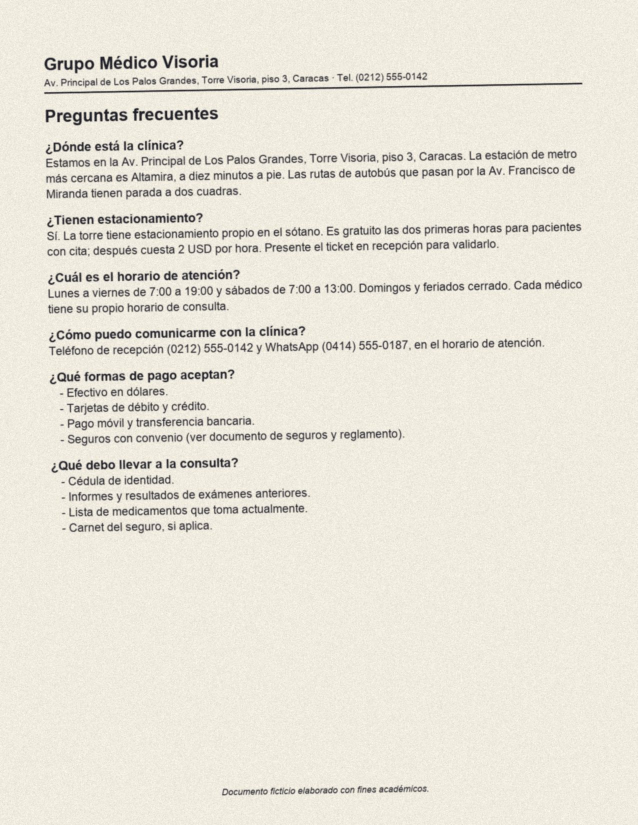
#> input picture ocr/documentos/D1_preguntas_frecuentes.jpg, 1275 x 1650 px (shown at 1/2 size)
$ python -i ocr.py   (imports and definitions only)
#> lines starting #> are read from the running program, lines starting #| are printed output that depends on the picture; after the words box and inside, x2 and y2 are one past the last pixel; in counts of white or black regions, pixels touching at a corner belong together
"""
OCR offline de los documentos de la clínica con Tesseract (spec 04, R2-R5).

Se ejecuta UNA VEZ (o al cambiar los documentos), nunca dentro de una petición del webhook:
reconocer una imagen tarda segundos y Dialogflow corta a los 5.

Uso (desde la raíz del repositorio):
    uv run python -m ocr.ocr              # OCR + regex + validación -> ocr/salida/documentos.json
    uv run python -m ocr.ocr --comparar   # efecto de cada paso del preprocesado en la calidad
"""

import difflib
import json
import sys
import time
from datetime import datetime
from pathlib import Path

import numpy as np
import pytesseract
from PIL import Image

from ocr.contenido import DOCUMENTOS, archivo
from ocr.extraccion import extraer_campos, validar_horarios, validar_tarifario

CARPETA = Path(__file__).parent
DOCUMENTOS_DIR = CARPETA / "documentos"
REFERENCIA_DIR = CARPETA / "referencia"
SALIDA = CARPETA / "salida" / "documentos.json"

IDIOMA = "spa"  # sin esto, Tesseract asume inglés y rompe los acentos
CONFIG = "--psm 6"  # un bloque de texto uniforme: funciona con tablas de una fila por médico


# Preprocesado

# [60 lines left out: functions umbral_otsu, estimar_inclinacion, tramos_rectos, quitar_lineas, engrosar, not called in this run]


PASOS = ["grises", "ampliar", "enderezar", "binarizar", "quitar_lineas"]


# [15 lines left out: function preprocesar, not called in this run]


def reconocer(ruta: Path, pasos: list[str] = PASOS) -> str:
    return pytesseract.image_to_string(preprocesar(Image.open(ruta), pasos), lang=IDIOMA, config=CONFIG)


# Calidad

def similitud(a: str, b: str) -> float:
    """Parecido entre el texto OCR y el de referencia (0-1), ignorando saltos de línea y espacios."""
    return difflib.SequenceMatcher(None, " ".join(a.split()), " ".join(b.split()), autojunk=False).ratio()


def referencia(doc_id: str) -> str:
    return (REFERENCIA_DIR / f"{archivo(doc_id)}.txt").read_text(encoding="utf-8")


# Programa

# [55 lines left out: functions procesar, comparar, not called in this run]


# [2 lines not run here, left out]

>>> from PIL import Image
>>> picture = Image.open('documentos/D1_preguntas_frecuentes.jpg')
#> picture is the input picture: PIL image 1275x1650 RGB; mean R, G, B 231.7, 227.7, 216.4
>>> result = preprocesar(picture)
#> in umbral_otsu, `histograma = np.bincount(gris.ravel(), minlength=256).astype(float)`: histograma = 256 values, max 60077 at index 235, min 0 at index 0, mean 2052.8
#> in umbral_otsu, `suma_total = np.dot(np.arange(256), histograma)`: suma_total = 119679714
#> the loop in umbral_otsu, `for t in range(256):` made 256 passes
#> after the loop in umbral_otsu, `for t in range(256):`: mejor = 1.9e+14; peso_fondo = 525525; suma_fondo = 119677722; umbral = 178
#> in estimar_inclinacion, `tinta = np.asarray(pequena) < umbral_otsu(np.asarray(pequena))`:
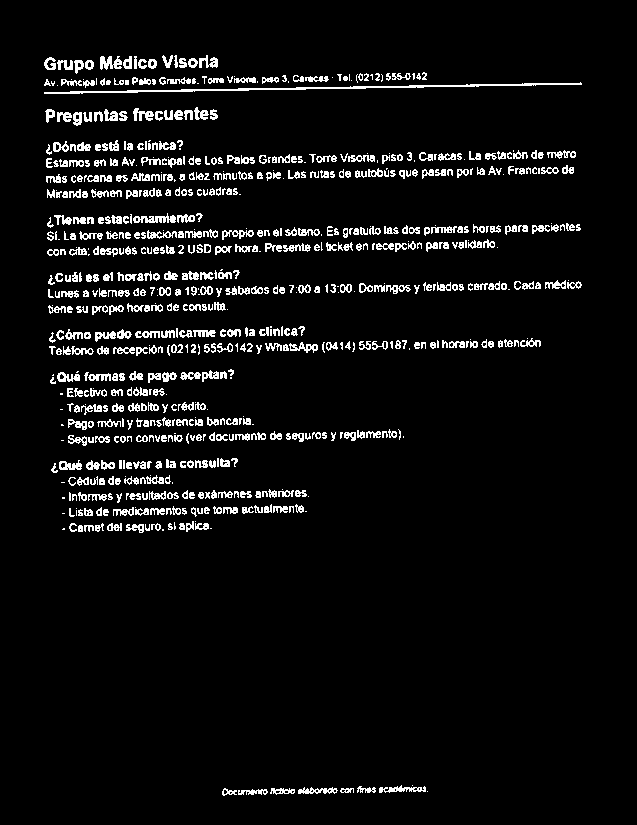
#> tinta: shape (825, 637) bool; 5.8% white in thin lines or dots, all inside (x1, y1, x2, y2) = (44, 55, 582, 796)
#> in estimar_inclinacion, `mejores = max(np.arange(-3, 3.01, 0.1), key=lambda a: np.asarray(image..`: mejores = -1
#> the loop in umbral_otsu (call 2), `for t in range(256):` made 256 passes
#> in preprocesar, `img = Image.fromarray(((gris > umbral_otsu(gris)) * 255).astype(np.uin..`: img: PIL image 2550x3300 L; 94.7% white; 1133 black regions (43 under 20 px), largest, box (x1, y1, x2, y2) and area: (199, 349, 2353, 358) 17002, (425, 211, 475, 263) 2036, (1213, 3148, 1325, 3175) 1632
#> in tramos_rectos, `acumulado = np.cumsum(np.pad(tinta, ((0, 0), (1, 0))).astype(np.int32)..`:
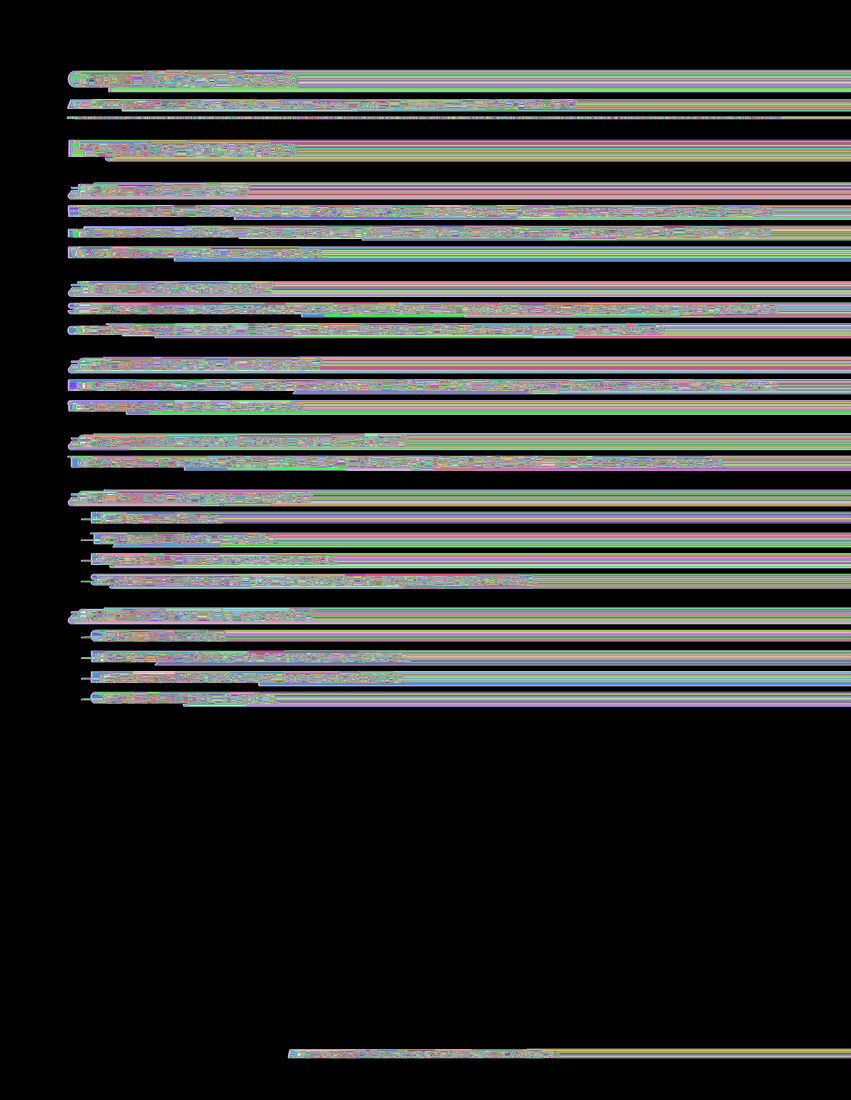
#> acumulado: shape (3300, 2551) int64 (shown at 1/3 size); 2155 distinct labels, from 0 to 2154; one colour per label, 0 black
#> in tramos_rectos, `empieza = (acumulado[:, largo:] - acumulado[:, :-largo]) == largo`: empieza: shape (3300, 2466) bool; 0.19% white; 1 white region, box (x1, y1, x2, y2) and area: (199, 349, 2269, 357) 15268
#> in tramos_rectos, `marcas[:, largo:largo + empieza.shape[1]] -= empieza`: marcas: shape (3300, 2551) int32; 3 distinct labels, from -1 to 1
#> in tramos_rectos, `return np.cumsum(marcas, axis=1)[:, :tinta.shape[1]] > 0`: returned value: shape (3300, 2550) bool; 0.19% white; 1 white region, box (x1, y1, x2, y2) and area: (199, 349, 2353, 357) 16360
#> after the loop in engrosar, `for d in range(1, pixeles + 1):`:
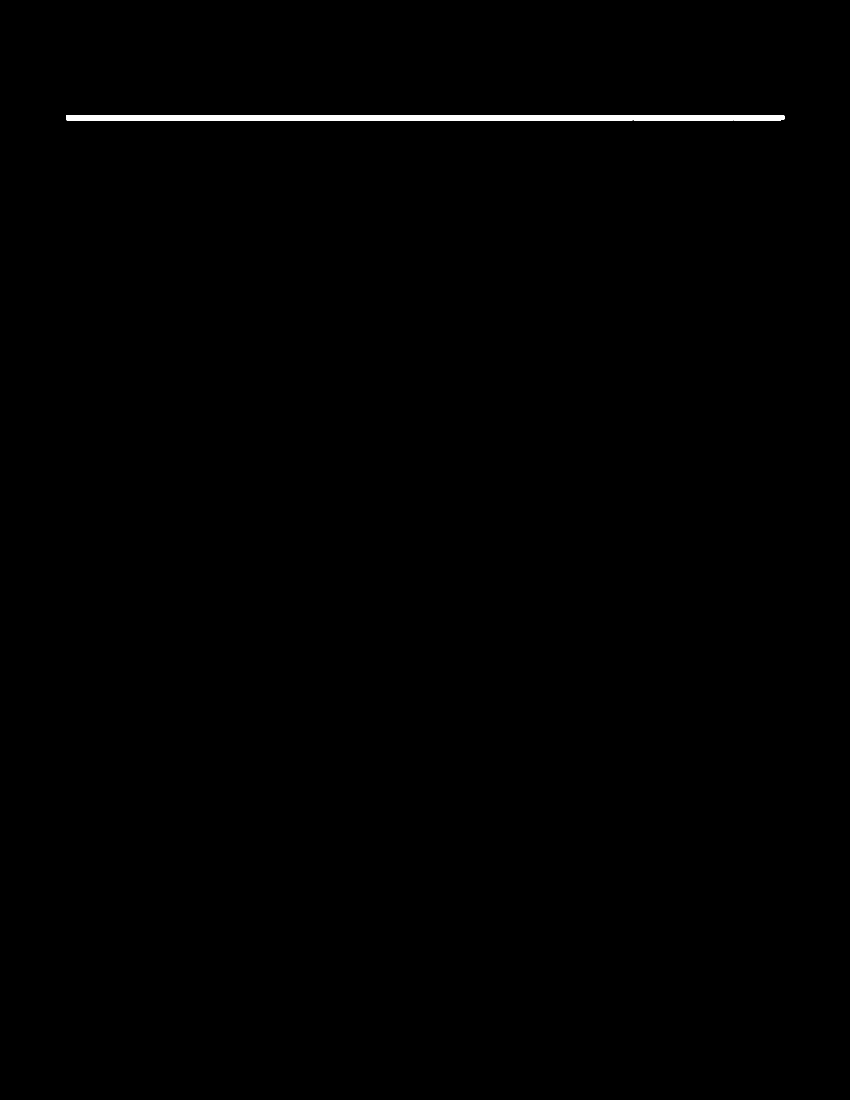
#> resultado: shape (3300, 2550) bool (shown at 1/3 size); 0.4% white; 1 white region, box (x1, y1, x2, y2) and area: (199, 345, 2353, 361) 33592
#> call 2 of tramos_rectos, with largo = 60
#> in tramos_rectos (call 2), `acumulado = np.cumsum(np.pad(tinta, ((0, 0), (1, 0))).astype(np.int32)..`:
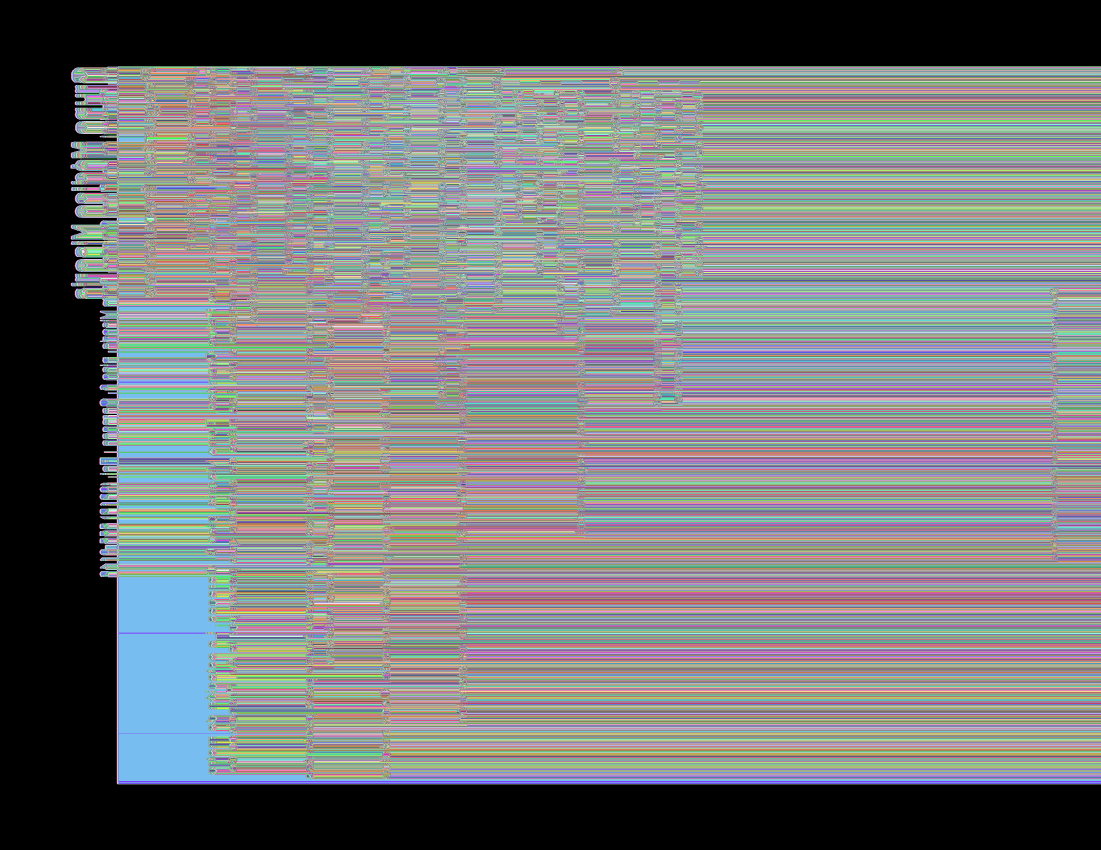
#> acumulado: shape (2550, 3301) int64 (shown at 1/3 size); 557 distinct labels, from 0 to 556; one colour per label, 0 black
#> in tramos_rectos (call 2), `acumulado = np.cumsum(np.pad(tinta, ((0, 0), (1, 0))).astype(np.int32)..`: tinta: shape (2550, 3300) bool; 5.3% white; 1133 white regions (43 under 20 px), largest, box (x1, y1, x2, y2) and area: (349, 199, 358, 2353) 17002, (211, 425, 263, 475) 2036, (3148, 1213, 3175, 1325) 1632
#> in tramos_rectos (call 2), `empieza = (acumulado[:, largo:] - acumulado[:, :-largo]) == largo`: empieza: shape (2550, 3241) bool; every value is 0
#> in tramos_rectos (call 2), `marcas[:, :empieza.shape[1]] += empieza`: marcas: shape (2550, 3301) int32; every value is 0
#> in tramos_rectos (call 2), `return np.cumsum(marcas, axis=1)[:, :tinta.shape[1]] > 0`: returned value: shape (2550, 3300) bool; every value is 0
#> in quitar_lineas, `verticales = engrosar(tramos_rectos(tinta.T, 60), 4).T`: verticales: shape (3300, 2550) bool; every value is 0
#> in quitar_lineas, `return np.where(horizontales | verticales, 255, binaria).astype(np.uin..`:
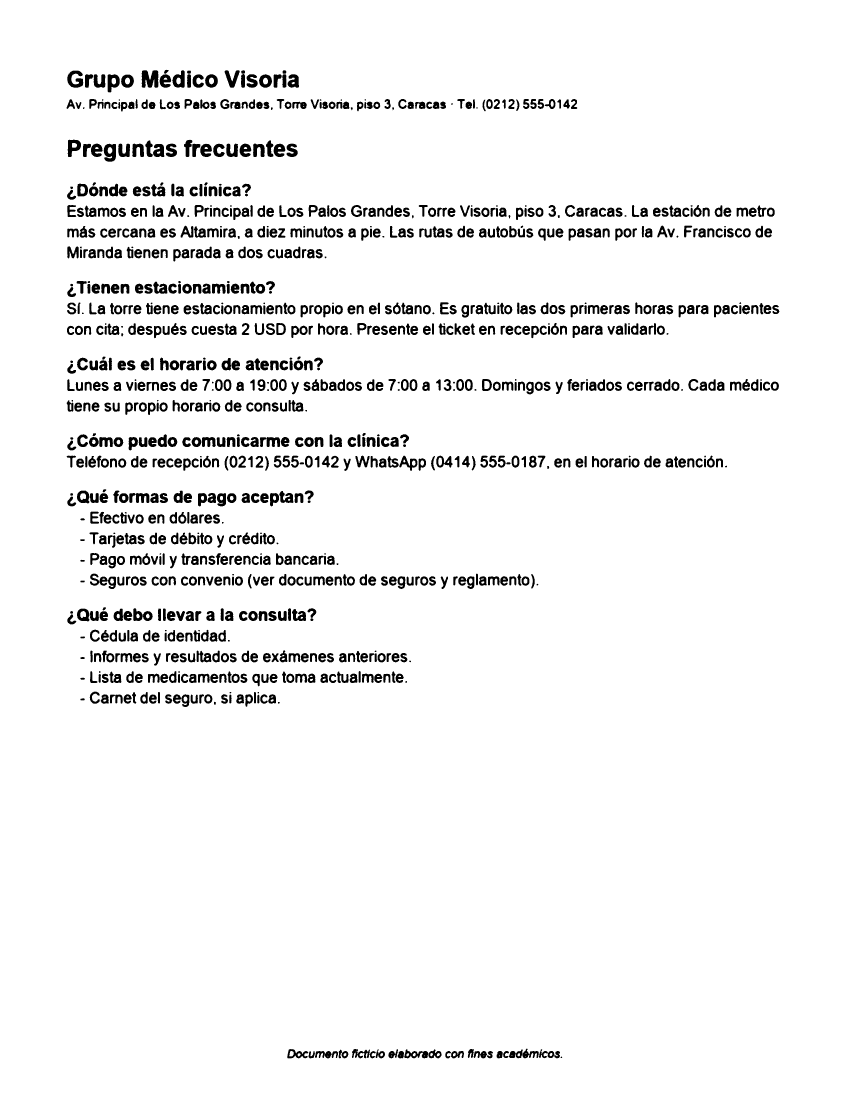
#> returned value: shape (3300, 2550) (shown at 1/3 size); 94.9% white; 1132 black regions (43 under 20 px), largest, box (x1, y1, x2, y2) and area: (425, 211, 475, 263) 2036, (1213, 3148, 1325, 3175) 1632, (311, 431, 348, 485) 1427

$ run again, on ocr/documentos/D5_seguros_y_reglamento.jpg
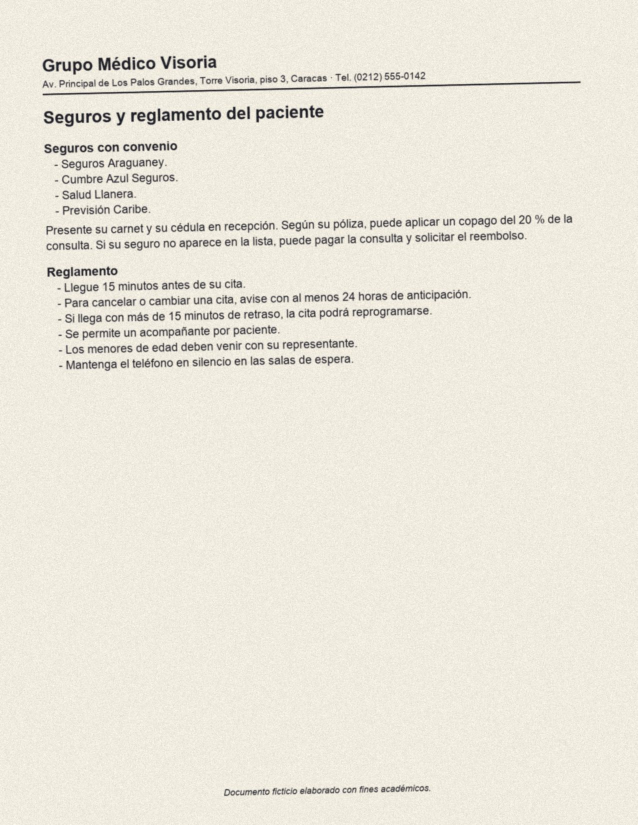
#> input picture ocr/documentos/D5_seguros_y_reglamento.jpg, 1275 x 1650 px (shown at 1/2 size)
#> picture is the input picture: PIL image 1275x1650 RGB; mean R, G, B 234.4, 230.4, 218.9
#> histograma = 256 values, max 62590 at index 236, min 0 at index 0, mean 2052.8
#> suma_total = 121107802
#> the loop in umbral_otsu, `for t in range(256):` made 256 passes
#> after the loop in umbral_otsu, `for t in range(256):`: mejor = 1.27e+14; peso_fondo = 525525; suma_fondo = 121107302; umbral = 178
#> in estimar_inclinacion, `tinta = np.asarray(pequena) < umbral_otsu(np.asarray(pequena))`:
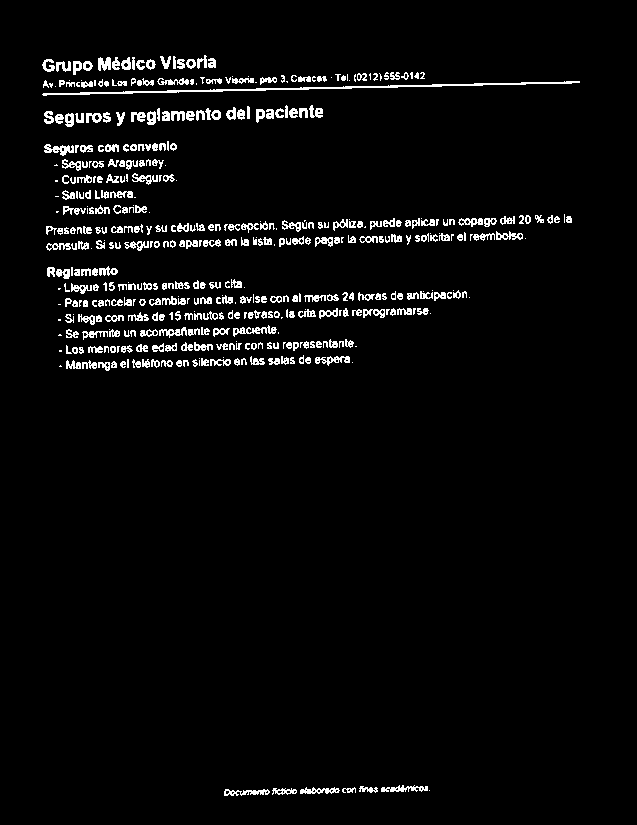
#> tinta: shape (825, 637) bool; 3.8% white in thin lines or dots, all inside (x1, y1, x2, y2) = (42, 55, 580, 796)
#> mejores = -1.3
#> the loop in umbral_otsu (call 2), `for t in range(256):` made 256 passes
#> acumulado: shape (3300, 2551) int64; 2155 distinct labels, from 0 to 2154
#> empieza: shape (3300, 2466) bool; 0.19% white; 1 white region, box (x1, y1, x2, y2) and area: (199, 349, 2269, 357) 15207
#> acumulado: shape (2550, 3301) int64; 444 distinct labels, from 0 to 443
#> empieza: shape (2550, 3241) bool; every value is 0
#> verticales: shape (3300, 2550) bool; every value is 0
#> in quitar_lineas, `return np.where(horizontales | verticales, 255, binaria).astype(np.uin..`:
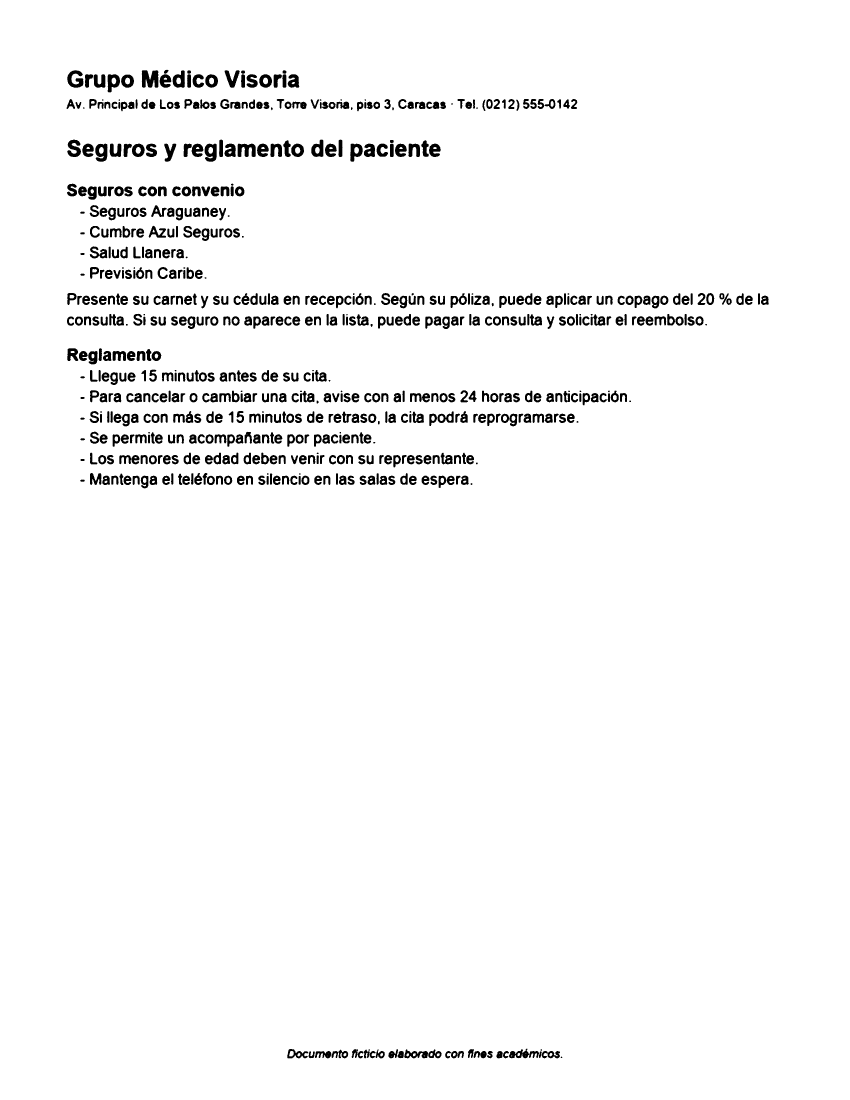
#> returned value: shape (3300, 2550) (shown at 1/3 size); 96.8% white; 700 black regions (31 under 20 px), largest, box (x1, y1, x2, y2) and area: (425, 211, 475, 263) 2034, (713, 431, 767, 471) 1506, (202, 211, 250, 263) 1449
